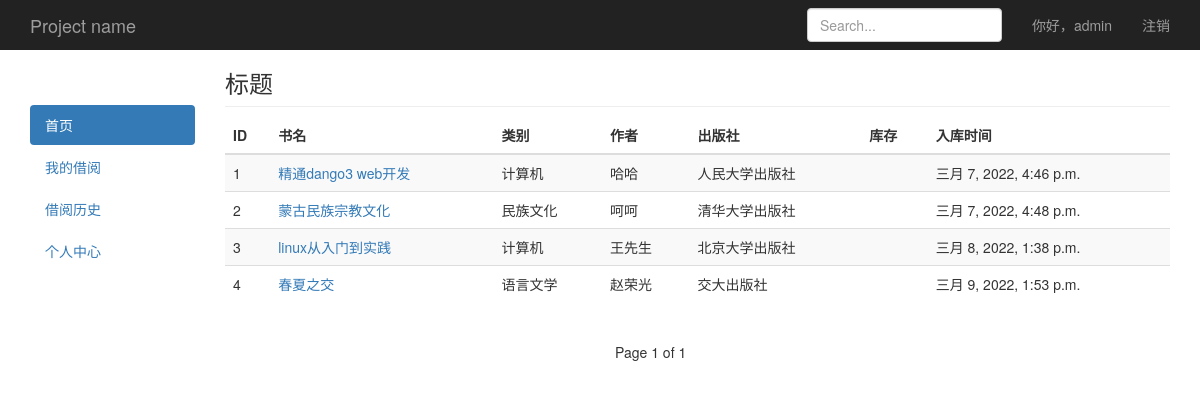
Page /book/list/ (signed in) on the committed database.
### book/models.py (models this page shows, shortened)
class User(AbstractUser):
    choice_gender = (
        ('male','男'),
        ('female','女'),
    )
    gender = models.CharField(max_length=6,choices=choice_gender,default='male',verbose_name='性别')
    mobile = models.IntegerField(null=True,blank=False,verbose_name='手机号')
    class Meta:
        verbose_name_plural = '用户'
    def __str__(self):
        return self.username

class Book(models.Model):
    choice_status = (
        (0,'正常'),
        (1,'预定中'),
        (2,'已借阅'),
        (3,'归还中'),
    )
    name = models.CharField(max_length=30,blank=False,verbose_name='书名')
    category = models.ForeignKey(Category,on_delete=models.CASCADE,default='',blank=False,related_name='books_category',verbose_name='类别')
    author = models.CharField(max_length=30,null=True,blank=False,verbose_name='作者')
    publisher = models.CharField(max_length=30,null=True,blank=False,verbose_name='出版社')
    create_time = models.DateTimeField(auto_now_add=True,verbose_name='入库时间')
    status = models.SmallIntegerField(choices=choice_status,default=0,verbose_name='书籍状态')
    borrower = models.ForeignKey(settings.AUTH_USER_MODEL,on_delete=models.CASCADE,null=True,blank=True,related_name='books_borrower',verbose_name='借阅人')
    borrow_time = models.DateTimeField(null=True,blank=True,verbose_name='借阅时间')
    class Meta:
        verbose_name_plural = '图书列表'

class Category(models.Model):
    name = models.CharField(max_length=20,blank=True,verbose_name='图书类别')
    class Meta:
        verbose_name_plural = '图书类别'
    def __str__(self):
        return self.name

### book/views.py (the view)
# urls.py: path('book/list/',views.book_list,name='book_list'),
@login_required
def book_list(request):
	list = Book.objects.all()
	paginator = Paginator(list,4)
	page = request.GET.get('page')
	try:
		list = paginator.page(page)
	except PageNotAnInteger:
		list = paginator.page(1)
	except EmptyPage:
		list = paginator.page(paginator.num_pages)
	return render(request,'book/list.html',locals())

### book/templates/book/list.html (shortened to what this page needs)
{% extends "book/base.html" %}
{% block content %}
        <h3 class="sub-header">标题</h3>
        <div class="table-responsive">
          <table class="table table-striped">
            <thead>
              <tr>
                <th>ID</th>
                <th>书名</th>
                <th>类别</th>
                <th>作者</th>
                <th>出版社</th>
                <th>库存</th>
                <th>入库时间</th>
              </tr>
            </thead>
            <tbody>
              {% for b in list %}
              <tr>
                <td>{{b.id}}</td>
                <td><a href="/book/{{b.id}}/detail/">{{b.name}}</a></td>
                <td>{{b.category}}</td>
                <td>{{b.author}}</td>
                <td>{{b.publisher}}</td>
                <td>{{b.count}}</td>
                <td>{{b.create_time}}</td>
              </tr>
              {% endfor %}
            </tbody>
          </table>
        </div>
      </div>
    </div>
{% endblock %}
{% block page %}
        <div class="pagination">
          <span class="step-links">
            <span class="current">
              Page {{ list.number }} of {{ list.paginator.num_pages }}
            </span>
          </span>
        </div>
{% endblock %}

### book/templates/book/base.html (shortened to what this page needs)
{% load static %}
<!doctype html>
<html lang="en">
<head>
  <link href="{% static "bootstrap-3.4.1-dist/css/bootstrap.min.css" %}" rel="stylesheet">
  <link href="{% static "css/style.css" %}" rel="stylesheet">
</head>
<body>
  <nav class="navbar navbar-inverse navbar-fixed-top">
    <div class="container">
      <div class="navbar-header">
        <a class="navbar-brand" href="#">Project name</a>
      </div>
      <div id="navbar" class="navbar-collapse collapse">
        <ul class="nav navbar-nav navbar-right">
          <li><a>你好，{{request.user}}</a></li>
          <li><a href="/logout/">注销</a></li>
        </ul>
        <form class="navbar-form navbar-right">
          <input type="text" class="form-control" placeholder="Search...">
        </form>
      </div>
    </div>
  </nav>
  <div class="container">
    <div class="row">
      <div class="col-md-2">
        <div style="padding-top:55px"></div>
        <ul class="nav nav-pills nav-stacked">
          <li class="active"><a href="/">首页<span class="sr-only">(current)</span></a></li>
          <li><a href="/book/myborrow/">我的借阅</a></li>
          <li><a href="/book/borrowrecord/">借阅历史</a></li>
          <li><a href="/book/usercenter/">个人中心</a></li>
        </ul>
      </div>
      <div class="col-md-10">
        {% block content %}{% endblock %}
      </div>
    <div class="row">
      <div class="col-md-6"></div>
      <div class="col-md-6">
        {% block page %}{% endblock %}
      </div>
    </div>
</body>
</html>

### book/static/css/style.css (style rules this page uses)
body { padding-top: 50px; }
.sub-header { padding-bottom: 10px; border-bottom: 1px solid #eee; }
.navbar-fixed-top { border: 0; }

### rows in the picture
User: user "admin"
Book: id "1", name "精通dango3 web开发", category "计算机", author "哈哈", publisher "人民大学出版社", create_time "三月 7, 2022, 4:46 p.m."
Book: id "2", name "蒙古民族宗教文化", category "民族文化", author "呵呵", publisher "清华大学出版社", create_time "三月 7, 2022, 4:48 p.m."
Book: id "3", name "linux从入门到实践", category "计算机", author "王先生", publisher "北京大学出版社", create_time "三月 8, 2022, 1:38 p.m."
Book: id "4", name "春夏之交", category "语言文学", author "赵荣光", publisher "交大出版社", create_time "三月 9, 2022, 1:53 p.m."

### other values in the picture
{{ list.number }} "1"
{{ list.paginator.num_pages }} "1"
